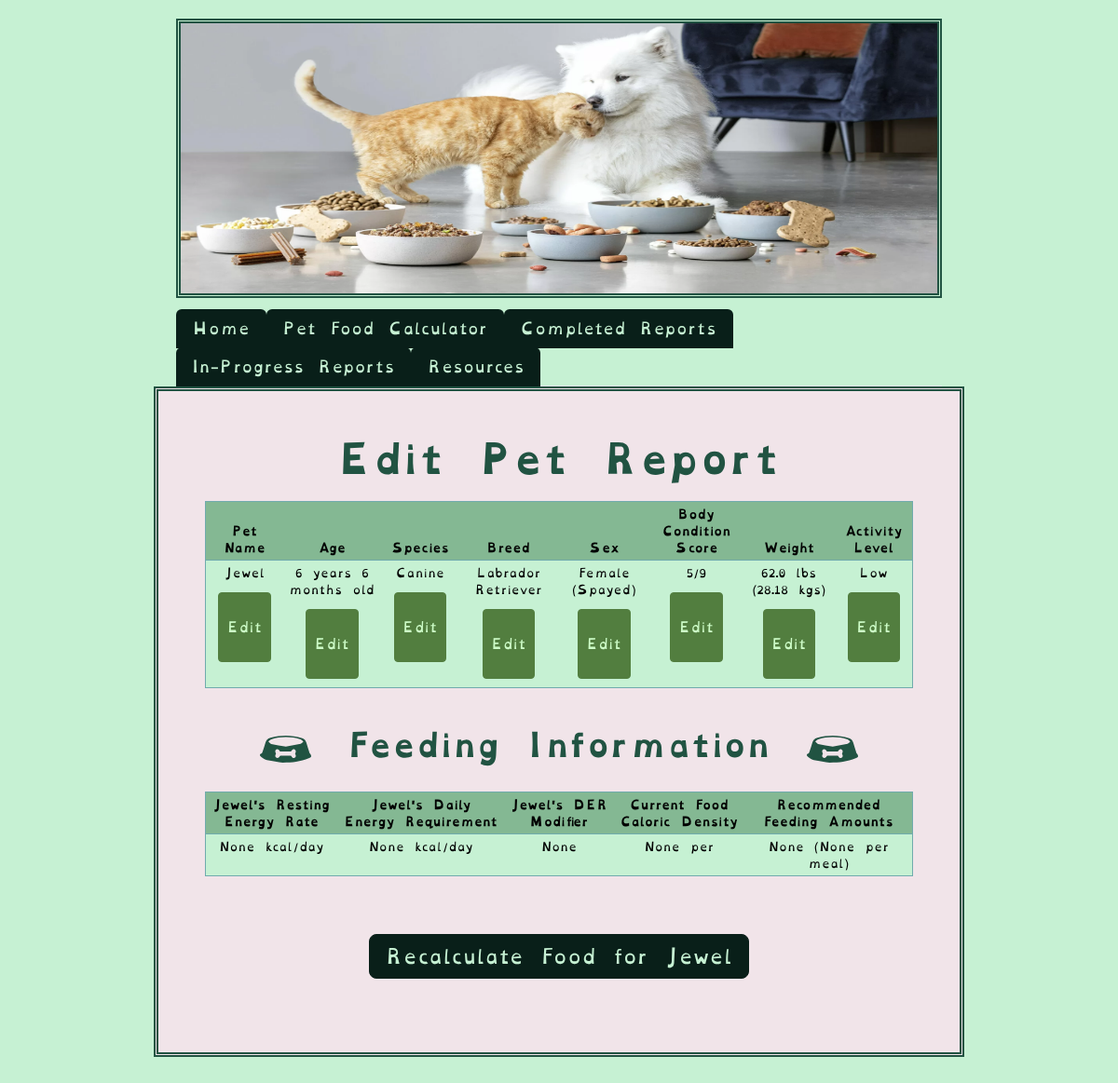
/edit_info?pet_id=1 (signed in), run on an earlier commit of the app's database.
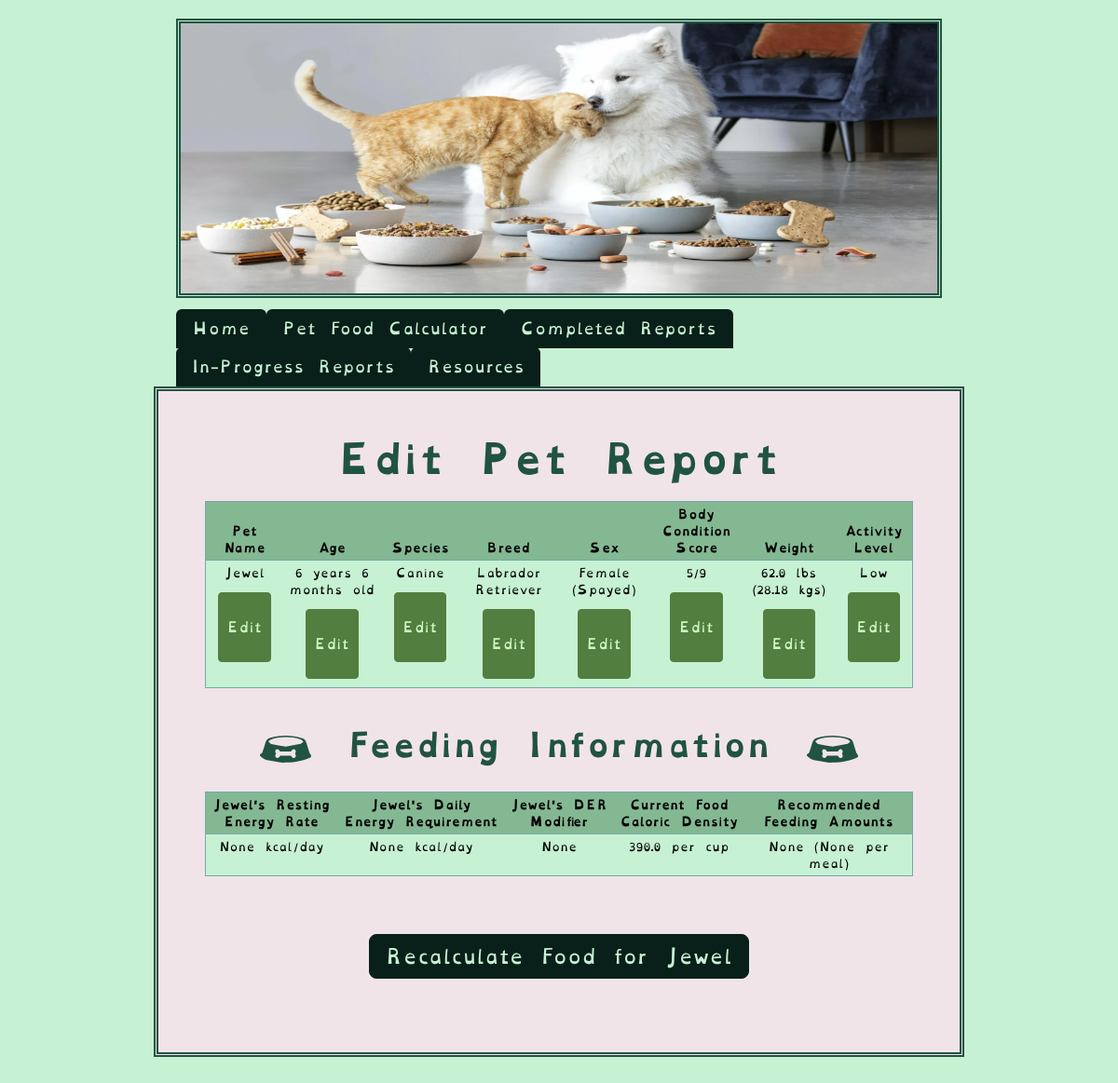
And on a later commit of the database.
### tables this page shows
CREATE TABLE "pets" (
	"pet_id"	INTEGER UNIQUE,
	"owner_id"	INTEGER,
	"name"	VARCHAR(25) NOT NULL,
	"age_in_years"	INTEGER,
	"age_in_months"	INTEGER,
	"species"	VARCHAR(10) NOT NULL,
	"breed"	VARCHAR(25),
	"canine_breed_id"	INTEGER,
	"feline_breed_id"	INTEGER,
	"sex"	INTEGER,
	"bcs"	INTEGER,
	"weight"	FLOAT,
	"units"	VARCHAR(5),
	"converted_weight"	FLOAT,
	"converted_weight_units"	VARCHAR(5),
	"body_fat_percentage"	VARCHAR(5),
	"ideal_weight_lbs"	FLOAT,
	"ideal_weight_kgs"	FLOAT,
	"is_pediatric"	BOOL,
	"is_pregnant"	BOOL,
	"weeks_gestating"	INTEGER,
	"is_nursing"	BOOL,
	"litter_size"	INTEGER,
	"weeks_nursing"	INTEGER,
	"activity_level"	INTEGER,
	"rer"	FLOAT,
	"canine_der_factor_id"	INTEGER,
	"feline_der_factor_id"	INTEGER,
	"der"	FLOAT,
	"der_modifier"	FLOAT,
	"meals_per_day"	FLOAT,
	"current_food_kcal"	FLOAT,
	"current_food_form"	INTEGER,
	"second_food_kcal" FLOAT,
	"second_food_form" INTEGER,
	"sensitive_stomach" INTEGER,
	"food_transition" INTEGER,
	"transition_length" INTEGER,
	"rec_treat_kcal_per_day"	INTEGER,
	"current_food_amt_rec"	VARCHAR(15),
	"current_food_amt_per_meal"	VARCHAR(15),
	"date_of_first_report"	DATETIME,
	"most_recent_report_date"	DATETIME,
	PRIMARY KEY("pet_id" AUTOINCREMENT),
	FOREIGN KEY("owner_id") REFERENCES "users"("id"),
	FOREIGN KEY("canine_breed_id") REFERENCES "dog_breeds"("BreedID"),
	FOREIGN KEY("canine_der_factor_id") REFERENCES "canine_der_factors"("factor_id"),
	FOREIGN KEY("feline_breed_id") REFERENCES "cat_breeds"("BreedID"),
	FOREIGN KEY("feline_der_factor_id") REFERENCES "feline_der_factors"("factor_id"),
	FOREIGN KEY("sex") REFERENCES "reproductive_statuses"("sex_id"),
	FOREIGN KEY("activity_level") REFERENCES "activity_levels"("activity_id"),
	FOREIGN KEY("current_food_form") REFERENCES "food_forms"("form_id"),
	FOREIGN KEY("second_food_form") REFERENCES "food_forms"("form_id")
);

### main.py (the view)
@app.route("/edit_info", methods=["GET", "POST"])
@login_required
def edit_info():
    pet_id = request.args.get("pet_id", type=int)
    print(pet_id)
    try:
        pet_data = db.execute(
            "SELECT * FROM pets WHERE owner_id = :user_id and pet_id = :pet_id",
            user_id=session["user_id"], pet_id=pet_id
        )
    except Exception as e:
        flash(f"Unable to find pet info. Exception: {e}")
        return render_template("edit_report.html")
    if request.method == "POST":
        print(pet_id)
    return render_template("edit_report.html", pet_data=pet_data, pet_id=pet_id)

### helpers.py (called while the page is built)
def login_required(f):
    @wraps(f)
    def decorated_funtion(*args, **kwargs):
        if session.get("user_id") == None:
            return redirect(url_for("login"))
        return f(*args, **kwargs)
    return decorated_funtion

### templates/edit_report.html (shortened to what this page needs)
{% extends 'base.html' %} {% block title %}Edit Pet Report{% endblock %}
{% block content %}
<h1>Edit Pet Report</h1>
<table class="table table-sm">
  <thead>
    <tr>
      <th>
        <b> Pet Name </b>
      </th>
      <th>
        <b> Age </b>
      </th>
      <th>
        <b> Species </b>
      </th>
      <th>
        <b> Breed </b>
      </th>
      <th>
        <b> Sex </b>
      </th>
      <th>
        <b> Body Condition Score </b>
      </th>
      <th>
        <b> Weight </b>
      </th>
      {% if pet_data[0].activity_level != None %}
      <th>
        <b> Activity Level </b>
      </th>
      {% endif %}
    </tr>
  </thead>
  <tbody>
    <tr>
      <td>
        {{ pet_data[0].name }}
        <a href="{{ url_for('pet_info', pet_id=pet_id) }}">
          <button type="button" class="btn btn-secondary btn-sm">Edit</button>
        </a>
      </td>
      <td>
        {% if pet_data[0].age_in_years == 0 and pet_data[0].age_in_months == 1
        %} {{ pet_data[0].age_in_months }} month old {% elif
        pet_data[0].age_in_years == 0 and pet_data[0].age_in_months > 1 %} {{
        pet_data[0].age_in_months }} months old {% elif pet_data[0].age_in_years
        == 1 and pet_data[0].age_in_months == 0 %} {{ pet_data[0].age_in_years
        }} year old {% elif pet_data[0].age_in_years == 1 and
        pet_data[0].age_in_months == 1 %} {{ pet_data[0].age_in_years }} year {{
        pet_data[0].age_in_months }} month old {% elif pet_data[0].age_in_years
        == 1 and pet_data[0].age_in_months > 1 %} {{ pet_data[0].age_in_years }}
        year {{ pet_data[0].age_in_months }} months old {% elif
        pet_data[0].age_in_years > 1 and pet_data[0].age_in_months == 0 %} {{
        pet_data[0].age_in_years }} years old {% elif pet_data[0].age_in_years >
        1 and pet_data[0].age_in_months == 1 %} {{ pet_data[0].age_in_years }}
        years {{ pet_data[0].age_in_months }} month old {% elif
        pet_data[0].age_in_years > 1 and pet_data[0].age_in_months > 1 %} {{
        pet_data[0].age_in_years }} years {{ pet_data[0].age_in_months }} months
        old {% endif %}
        <a href="{{ url_for('pet_info_continued', pet_id=pet_id) }}">
          <button type="button" class="btn btn-secondary btn-sm">Edit</button>
        </a>
      </td>
      <td>
        {{ pet_data[0].species }}
        <a href="{{ url_for('pet_info', pet_id=pet_id) }}">
          <button type="button" class="btn btn-secondary btn-sm">Edit</button>
        </a>
      </td>
      <td>
        {{ pet_data[0].breed }}
        <a href="{{ url_for('pet_info_continued', pet_id=pet_id) }}">
          <button type="button" class="btn btn-secondary btn-sm">Edit</button>
        </a>
      </td>
      <td>
        {% if pet_data[0].sex == 1 %} Female (Intact) {% elif pet_data[0].sex ==
        2 %} Female (Spayed) {% elif pet_data[0].sex == 3 %} Male (Intact) {%
        elif pet_data[0].sex == 4 %} Male (Neutered) {% endif %}
        <a href="{{ url_for('pet_info_continued', pet_id=pet_id) }}">
          <button type="button" class="btn btn-secondary btn-sm">Edit</button>
        </a>
      </td>
      <td>
        {{ pet_data[0].bcs }}/9
        <a href="{{ url_for('pet_condition', pet_id=pet_id) }}">
          <button type="button" class="btn btn-secondary btn-sm">Edit</button>
        </a>
      </td>
      <td>
        {{ pet_data[0].weight }} {{ pet_data[0].units }} ({{
        pet_data[0].converted_weight }} {{ pet_data[0].converted_weight_units
        }})
        <a href="{{ url_for('pet_condition', pet_id=pet_id) }}">
          <button type="button" class="btn btn-secondary btn-sm">Edit</button>
        </a>
      </td>
      {% if pet_data[0].activity_level != None %}
      <td>
        {% if pet_data[0].activity_level == 1 %} Sedentary {% elif
        pet_data[0].activity_level == 2 %} Low {% elif
        pet_data[0].activity_level == 3 %} Moderate {% elif
        pet_data[0].activity_level == 4 %} Heavy {% endif %}
        <a href="{{ url_for('activity', pet_id=pet_id) }}">
          <button type="button" class="btn btn-secondary btn-sm">Edit</button>
        </a>
      </td>
      {% endif %}
    </tr>
  </tbody>
</table>
<div class="row">
  <h2>
    {% if pet_data[0].species == "Feline" %}
    <img
      src="{{ url_for('static', filename='assets/svg/food_bowl.svg') }}"
      alt="A bowl with a pawprint"
      class="bowl"
    />
    {% elif pet_data[0].species == "Canine" %}
    <img
      src="{{ url_for('static', filename='assets/svg/dog_food_bowl.svg') }}"
      alt="A bowl with a bone"
      class="bowl"
    />
    {% endif %} Feeding Information {% if pet_data[0].species == "Feline" %}
    <img
      src="{{ url_for('static', filename='assets/svg/food_bowl.svg') }}"
      alt="A bowl with a pawprint"
      class="bowl"
    />
    {% elif pet_data[0].species == "Canine" %}
    <img
      src="{{ url_for('static', filename='assets/svg/dog_food_bowl.svg') }}"
      alt="A bowl with a bone"
      class="bowl"
    />
    {% endif %}
  </h2>
</div>
<table class="table table-sm">
  <thead>
    <tr>
      <th>{{ pet_data[0].name }}'s Resting Energy Rate</th>
      <th>{{ pet_data[0].name }}'s Daily Energy Requirement</th>
      <th>{{ pet_data[0].name }}'s DER Modifier</th>
      <th>Current Food Caloric Density</th>
      <th>Recommended Feeding Amounts</th>
    </tr>
  </thead>
  <tbody>
    <tr>
      <td>{{ pet_data[0].rer }} kcal/day</td>
      <td>{{ pet_data[0].der }} kcal/day</td>
      <td>{{ pet_data[0].der_modifier }}</td>
      <td>
        {{ pet_data[0].current_food_kcal }} per
        {% if pet_data[0].current_food_form == 1 %}
          cup
        {% elif pet_data[0].current_food_form == 2 %}
          can
        {% elif pet_data[0].current_food_form == 3 %}
          pouch
        {% endif %}
      </td>
      <td>
        {{ pet_data[0].current_food_amt_rec }} ({{
        pet_data[0].current_food_amt_per_meal }} per meal)
      </td>
    </tr>
  </tbody>
</table>
{% if pet_data[0].is_pediatric == "n" and pet_data[0].is_pregnant != "y" and
pet_data[0].is_nursing != "y" %}
<div class="button-container">
  <a href="{{ url_for('current_food', pet_id=pet_id) }}">
    <button type="button" class="btn btn-secondary btn-lg">
      Recalculate Food for {{ pet_data[0].name }}
    </button>
  </a>
</div>
{% elif pet_data[0].bcs >= 5 %}
<div class="button-container">
  <a href="{{ url_for('pet_condition', pet_id=pet_id) }}">
    <button type="button" class="btn btn-secondary btn-lg">
      Recalculate Food for {{ pet_data[0].name }}
    </button>
  </a>
</div>
{% endif %} {% endblock %}

### templates/base.html (shortened to what this page needs)
<!DOCTYPE html>
<html lang="en">
  <head>
    {% block styles %}
    <link href="https://cdn.jsdelivr.net/npm/bootstrap@5.3.3/dist/css/bootstrap.min.css" rel="stylesheet">
    <link
      href="{{ url_for('static', filename='css/styles.css') }}"
      rel="stylesheet"
    />
    {% endblock %}
    <img class="header-img" alt="a cat and dog nuzzling amongst several different bowls of food" src="/static/assets/img/dog-cat.png">
    {% if session["user_id"] %}
    <nav id="navbar">
      <ul class="nav nav-tabs" id="tabList" role="tablist">
        <li><a class="nav-link" id="nav-home-tab" href="{{ url_for('home') }}">Home</a></li>
        <li><a class="nav-link" id="nav-pfc-tab" href="{{ url_for('pet_info') }}">Pet Food Calculator</a></li>
        <li><a class="nav-link" id="nav-pets-tab" href="{{ url_for('finished_reports') }}">Completed Reports</a></li>
        <li><a class="nav-link" id="nav-pets-tab" href="{{ url_for('wip_reports') }}">In-Progress Reports</a></li>
        <li><a class="nav-link" id="nav-pets-tab" href="{{ url_for('resources') }}">Resources</a></li>
      </ul>
    {% endif %}
    </nav>
  </head>
  <body>
    <div class="container-lg">
      {% block content %}
      {% endblock %}
    </div>
  </body>
</html>

### static/css/styles.css (style rules this page uses)
:root { --white: #f1e4e9; --pale_white_green: #c6f1d3; --lighter_white_green: #d1f7dc; --pale_sky_blue: #70abad; --light_sky: #70c2c3; --green_black: #091f19; --deep_blue_green: #215342; --light_lime: #7CFF6B; --darker_lime_transparent: #568b3fe5; --darker_lime: #527e3f; }
body { background-color: var(--pale_white_green); padding: 20px; margin-left: auto; margin-right: auto; font-family: "OpenDyslexic", "Arvo"; font-size: 2vh; }
h1 { color: var(--deep_blue_green); font-weight: 700; padding-bottom: 1vw; width: 80%; word-wrap: break-word; }
h1, h2 { color: var(--deep_blue_green); }
h1, h2, h3 { margin-left: auto; margin-right: auto; text-align: center; }
h1, h2, h3 { font-family: "OpenDyslexicBold", "Arvo"; }
h2 { display: inline-block; padding: 5px; padding-top: 25px; font-weight: 600; justify-content: center; }
.table { font-size: 14.5px; text-align: center; border-bottom: 1px solid var(--deep_blue_green); border: 1px solid var(--pale_sky_blue); --bs-table-bg: var(--pale_white_green); --bs-table-striped-color: var(--light_sky); --bs-table-striped-bg: var(--pale_sky_blue); }
.table-sm { font-size: 12px; }
thead { font-weight: 500; --bs-table-bg: #84b893; color: var(--deep_blue_green); }
.table.table-sm td { align-items: center; justify-content: center; text-align: center; }
a { color: var(--darker_lime); }
.btn { background-color: var(--green_black); border-color: var(--green_black); --bs-btn-active-color: var(--deep_blue_green); --bs-btn-active-border-color: var(--deep_blue_green); --bs-btn-hover-bg: var(--deep_blue_green); --bs-btn-hover-border-bg: var(--deep_blue_green); color: var(--pale_white_green); text-align: center; margin: 5px; position: relative; margin-top: 1vw; }
.btn-sm { color: #cdfcc7; min-height: 75px; font-weight: 500; background-color: var(--darker_lime); border-color: var(--darker_lime); --bs-btn-active-color: var(--darker_lime_transparent); --bs-btn-active-border-color: var(--darker_lime_transparent); --bs-btn-hover-bg: var(--darker_lime_transparent); --bs-btn-hover-border-bg: var(--darker_lime_transparent); }
.button-container, .button-container-fr { display: flex; justify-content: center; }
.button-container { padding: 2vw; }
.header-img { margin-bottom: 10px; border: 5px var(--deep_blue_green); border-style: double; width: 68.5vw; height: 25vw; display: block; margin-left: auto; margin-right: auto; }
.container-lg { position: relative; border: 5px var(--deep_blue_green); border-style: double; padding: 50px; display: block; margin-left: auto; margin-right: auto; width: 75%; margin-bottom: 20px; background-color: var(--white); font-family: 'OpenDyslexic', 'Courier New'; font-optical-sizing: auto; font-weight: 300; font-style: normal; font-size: 50px; justify-content: space-between; }
.nav { margin-top: 1vw; }
.nav.nav-tabs { width: 68.5vw; margin-left: auto; margin-right: auto; --bs-navbar-color: var(--deep_blue_green); }
#nav-home-tab, #nav-pfc-tab, #nav-pets-tab { background-color: var(--green_black); color: var(--pale_white_green); }
.row { display: flex; flex-wrap: wrap; margin-left: 2vw; margin-right: 2vw; font-size: 20px; padding-bottom: 1vh; }
.bowl { width: 75px; display: inline-block; padding: 10px; }

What changed in the data, as far as the page shows it:
changed pets "Jewel": current_food_kcal (not shown) → "390.0"
Also different on the page:
{{ pet_data[0].current_food_kcal }}: "None" → (not shown)
text now shown: "cup"
